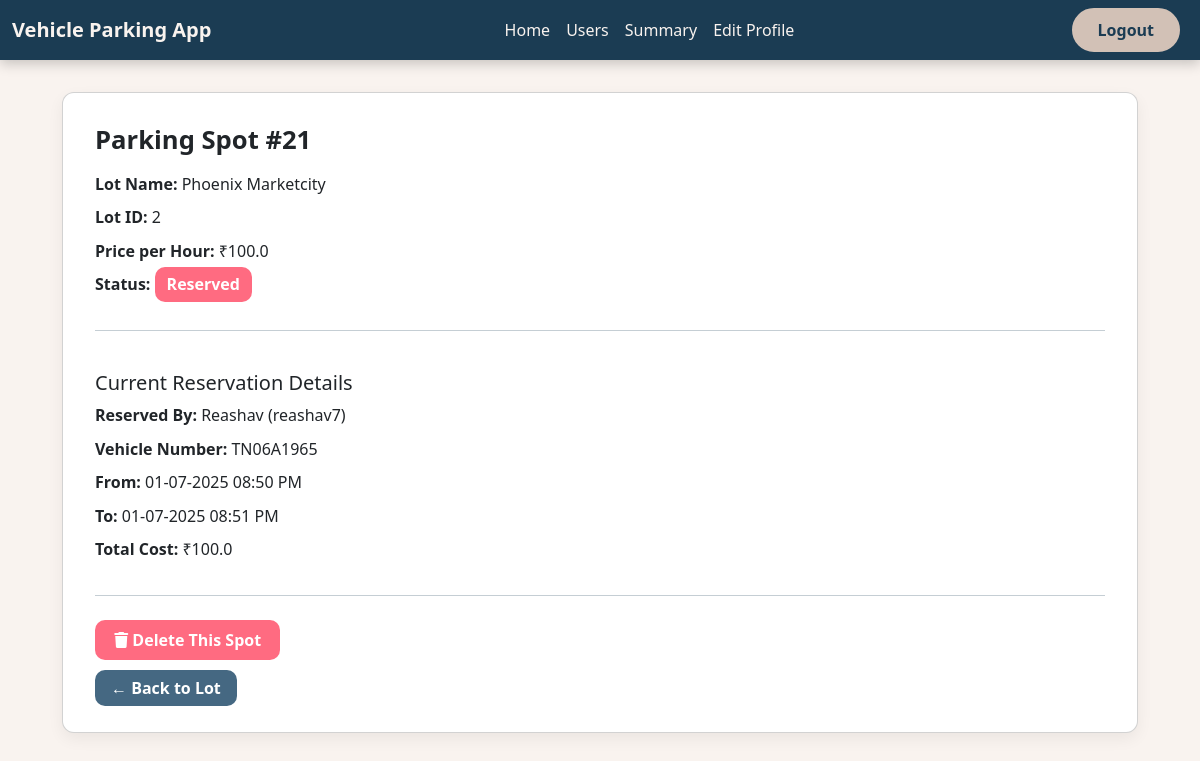
/admin_dashboard/parking_spot/21 (signed in), run on the app's committed database.
### models.py (models this page shows)
class Parking_Spot(db.Model):
    __tablename__ = 'parking_spot'
    id = db.Column(db.Integer, primary_key=True)
    lot_id = db.Column(db.Integer, db.ForeignKey('parking_lot.id'), nullable=False)
    status = db.Column(db.String(1), default='A', nullable=False)
    reservations = db.relationship('Reservation', backref='parking_spot', lazy=True)

class Parking_Lot(db.Model):
    __tablename__ = 'parking_lot'
    id = db.Column(db.Integer, primary_key=True)
    prime_location_name = db.Column(db.String(128), nullable=False)
    address = db.Column(db.String(128), nullable=False)
    pin_code = db.Column(db.String(6), nullable=False)
    price_per_hour = db.Column(db.Float, nullable=False)
    maximum_spots = db.Column(db.Integer, nullable=False)
    parking_spots = db.relationship('Parking_Spot', backref='parking_lot', lazy=True)

class User(db.Model):
    __tablename__ = 'user'
    id = db.Column(db.Integer, primary_key=True)
    username = db.Column(db.String(32), unique=True, nullable=False)
    passhash = db.Column(db.String(256), nullable=False)
    name = db.Column(db.String(64), nullable=False)
    is_admin = db.Column(db.Boolean, default=False, nullable=False)
    reservations = db.relationship('Reservation', backref='user', lazy=True)

class Reservation(db.Model):
    __tablename__ = 'reservation'
    id = db.Column(db.Integer, primary_key=True)
    user_id = db.Column(db.Integer, db.ForeignKey('user.id'), nullable=False)
    spot_id = db.Column(db.Integer, db.ForeignKey('parking_spot.id'), nullable=False)
    date = db.Column(db.Date, nullable=False)
    start_time = db.Column(db.DateTime, default=datetime.utcnow)
    end_time = db.Column(db.DateTime, nullable=True)
    vehicle_number = db.Column(db.String(15), nullable=False)
    hours_parked = db.Column(db.Float, nullable=False)
    parking_cost_per_hour = db.Column(db.Float, nullable=False)
    total_parking_cost = db.Column(db.Float, nullable=False)

### routes.py (the view)
@app.route('/admin_dashboard/parking_spot/<int:spot_id>')
@admin_required
def parking_spot(spot_id):
    spot = Parking_Spot.query.get(spot_id)
    if not spot:
        flash("Parking spot not found", "danger")
        return redirect(url_for('admin_dashboard', user_id=session['user_id']))
    return render_template('parking_spot.html', spot=spot)

### routes.py (called while the page is built)
def admin_required(func):
    @wraps(func)
    def inner(*args, **kwargs):
        if 'user_id' not in session:
            flash('You need to log in first', 'danger')
            return redirect(url_for('admin_login'))
        user = User.query.get(session['user_id'])
        if not user.is_admin:
            flash('You do not have permission to access this page', 'danger')
            return redirect(url_for('admin_login'))
        return func(*args, **kwargs)
    return inner

### templates/parking_spot.html (shortened to what this page needs)
{% extends 'layout.html' %}
{% block navbar %}
    {% include 'admin_navbar.html' %}
{% endblock navbar %}
{% block content %}
<div class="container spot-detail-container">
    <div class="card">
        <h2>Parking Spot #{{ spot.id }}</h2>
        <p><strong>Lot Name:</strong> {{ spot.parking_lot.prime_location_name }}</p>
        <p><strong>Lot ID:</strong> {{ spot.lot_id }}</p>
        <p><strong>Price per Hour:</strong> ₹{{ spot.parking_lot.price_per_hour }}</p>
        <p><strong>Status:</strong>
            {% if spot.status == 'A' %}
                <span class="badge-available">Available</span>
            {% else %}
                <span class="badge-reserved">Reserved</span>
            {% endif %}
        </p>
        {% if spot.status == 'R' %}
            <hr>
            <h5 class="mt-3">Current Reservation Details</h5>
            {% if spot.reservations %}
                {% set current_reservation = spot.reservations[-1] %}
                <p><strong>Reserved By:</strong> {{ current_reservation.user.name }} ({{ current_reservation.user.username }})</p>
                <p><strong>Vehicle Number:</strong> {{ current_reservation.vehicle_number }}</p>
                <p><strong>From:</strong> {{ current_reservation.start_time.strftime('%d-%m-%Y %I:%M %p') }}</p>
                <p><strong>To:</strong>
                    {% if current_reservation.end_time %}
                        {{ current_reservation.end_time.strftime('%d-%m-%Y %I:%M %p') }}
                    {% else %}
                        Ongoing
                    {% endif %}
                </p>
                <p><strong>Total Cost:</strong> ₹{{ current_reservation.total_parking_cost }}</p>
            {% else %}
                <p class="text-muted">No active reservation found.</p>
            {% endif %}
        {% endif %}
        <hr>
        <form method="POST" action="{{ url_for('delete_parking_spot', spot_id=spot.id) }}" onsubmit="return confirm('Are you sure you want to delete this spot? This cannot be undone.')">
            <button type="submit" class="btn-delete">
                <i class="fa-solid fa-trash"></i> Delete This Spot
            </button>
        </form>
        <div class="mt-3">
            <a href="{{ url_for('view_parking_spots', lot_id=spot.lot_id) }}" class="btn-back">← Back to Lot</a>
        </div>
    </div>
</div>
{% endblock content %}

### templates/parking_spot.html (style rules this page uses)
body { background-color: #F9F3EF; font-family: 'Segoe UI', Tahoma, Geneva, Verdana, sans-serif; color: #1B3C53; }
.spot-detail-container { padding: 2rem; }
.card { background-color: #fff; border-radius: 12px; box-shadow: 0 6px 16px rgba(0, 0, 0, 0.06); padding: 2rem; }
h2 { font-size: 1.6rem; font-weight: bold; margin-bottom: 1rem; }
.badge-reserved { background-color: #FF6B81; color: #fff; padding: 0.4em 0.75em; border-radius: 10px; font-weight: 600; }
.btn-delete { background-color: #FF6B81; color: white; border: none; border-radius: 10px; padding: 0.5rem 1.2rem; font-weight: 600; }
.btn-back { background-color: #456882; color: #fff; border-radius: 10px; padding: 0.45rem 1rem; font-weight: 600; text-decoration: none; }
hr { border-top: 1px solid #1B3C53; margin: 1.5rem 0; }
p { margin-bottom: 0.6rem; }

### data on the page
Parking_Spot: id "21", lot_id "2"
Parking_Lot: parking_lot.prime_location_name "Phoenix Marketcity", parking_lot.price_per_hour "100.0"
User: user.name "Reashav", user.username "reashav7"
Reservation: vehicle_number "TN06A1965", start_time "01-07-2025 08:50 PM", end_time "01-07-2025 08:51 PM", total_parking_cost "100.0"
